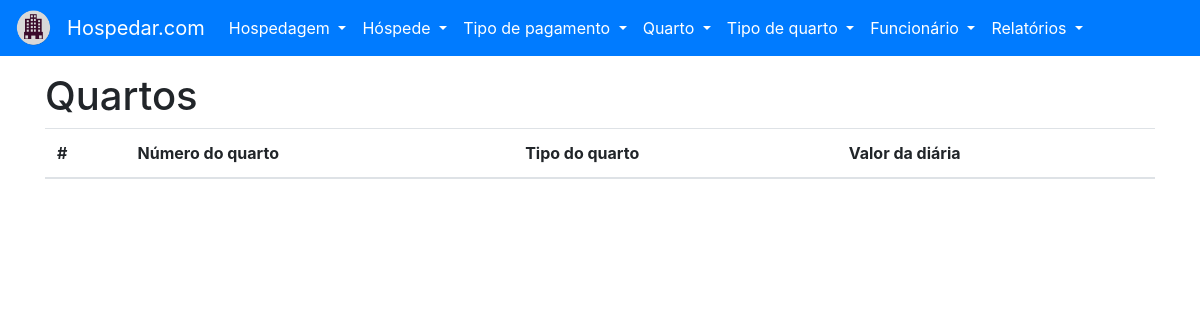
Page /quarto/listar on the earlier database version.
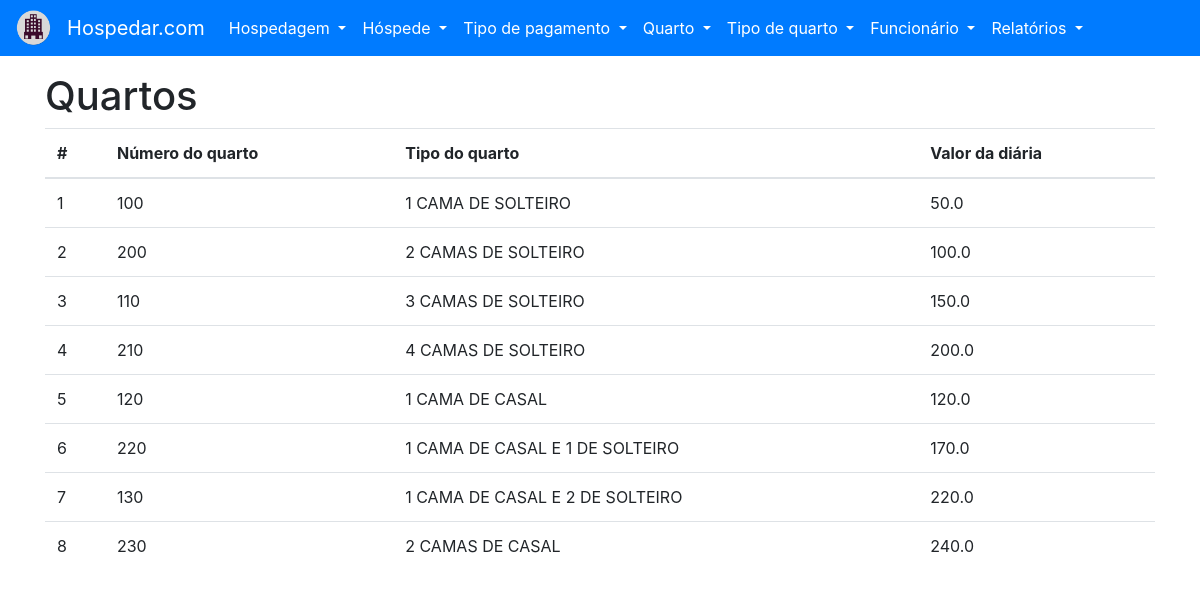
Same page on the later database version.
### tables this page shows
CREATE TABLE "QUARTO" (
	"ID_QUARTO" INTEGER NOT NULL PRIMARY KEY AUTOINCREMENT UNIQUE,
	"NU_QUARTO" INTEGER NOT NULL UNIQUE,
	
	"ID_TIPO_QUARTO" INTEGER NOT NULL,

	FOREIGN KEY ("ID_TIPO_QUARTO") REFERENCES "TIPO_QUARTO" ("ID_TIPO_QUARTO")
);

CREATE TABLE "TIPO_QUARTO" (
	"ID_TIPO_QUARTO" INTEGER NOT NULL PRIMARY KEY AUTOINCREMENT UNIQUE,
	"NO_TIPO_QUARTO" VARCHAR(16) NOT NULL UNIQUE,
	"VL_DIARIA" REAL NOT NULL
);

### project/backend/quarto/views.py (the view)
def listar():
    with QuartoTipoQuartView(DATABASE_URL) as db:
        try:
            quarto_tipo_quarto = db.select_all()
        except (DatabaseException, OperationalError, IntegrityError) as err:
            flash(str(err), 'danger')
            return render_template('quarto-listar.html')
    return render_template('quarto-listar.html', quarto_tipo_quarto=quarto_tipo_quarto)

### project/backend/main/models.py (called while the page is built)
    def __enter__(self):
        self.open()
        return self

    def __exit__(self, exc_type, exc_val, exc_tb):
        self.close()

    @property
    def cursor(self):
        return self._cursor

    def open(self):
        self._connection = sqlite3.connect(self.url)
        self._cursor = self._connection.cursor()

    def close(self):
        self._connection.close()

    def cursor_to_dict(self, cursors: Iterable):
        return [dict(zip(self.__tablecolumns__, cursor)) for cursor in cursors]

    def select_all(self):
        if self._connection:
            return self.cursor_to_dict(self.cursor.execute(f'SELECT * FROM "{self.__tablename__}" ;'))
        raise ProgrammingError('ProgrammingError: Cannot operate on a closed database.')

### project/frontend/templates/quarto-listar.html (shortened to what this page needs)
{% extends 'base.html' %}
{% from 'macros.html' import flash %}
{% block content %}
    <h1>Quartos</h1>
    <table class="table">
        <thead>
        <tr>
            <th scope="col">#</th>
            <th scope="col">Número do quarto</th>
            <th scope="col">Tipo do quarto</th>
            <th scope="col">Valor da diária</th>
        </tr>
        </thead>
        <tbody>
        {% for quarto in quarto_tipo_quarto %}
            <tr>
                <td scope="row">{{ quarto['ID_QUARTO'] }}</td>
                <td>{{ quarto['NU_QUARTO'] }}</td>
                <td>{{ quarto['NO_TIPO_QUARTO'] }}</td>
                <td>{{ quarto['VL_DIARIA'] }}</td>
            </tr>
        {% endfor %}
        </tbody>
    </table>
{% endblock content%}

Differences in the rows shown:
added QUARTO: ID_QUARTO "1", NU_QUARTO "100", NO_TIPO_QUARTO "1 CAMA DE SOLTEIRO", VL_DIARIA "50.0"
added QUARTO: ID_QUARTO "2", NU_QUARTO "200", NO_TIPO_QUARTO "2 CAMAS DE SOLTEIRO", VL_DIARIA "100.0"
added QUARTO: ID_QUARTO "3", NU_QUARTO "110", NO_TIPO_QUARTO "3 CAMAS DE SOLTEIRO", VL_DIARIA "150.0"
added QUARTO: ID_QUARTO "4", NU_QUARTO "210", NO_TIPO_QUARTO "4 CAMAS DE SOLTEIRO", VL_DIARIA "200.0"
added QUARTO: ID_QUARTO "5", NU_QUARTO "120", NO_TIPO_QUARTO "1 CAMA DE CASAL", VL_DIARIA "120.0"
added QUARTO: ID_QUARTO "6", NU_QUARTO "220", NO_TIPO_QUARTO "1 CAMA DE CASAL E 1 DE SOLTEIRO", VL_DIARIA "170.0"
added QUARTO: ID_QUARTO "7", NU_QUARTO "130", NO_TIPO_QUARTO "1 CAMA DE CASAL E 2 DE SOLTEIRO", VL_DIARIA "220.0"
added QUARTO: ID_QUARTO "8", NU_QUARTO "230", NO_TIPO_QUARTO "2 CAMAS DE CASAL", VL_DIARIA "240.0"
